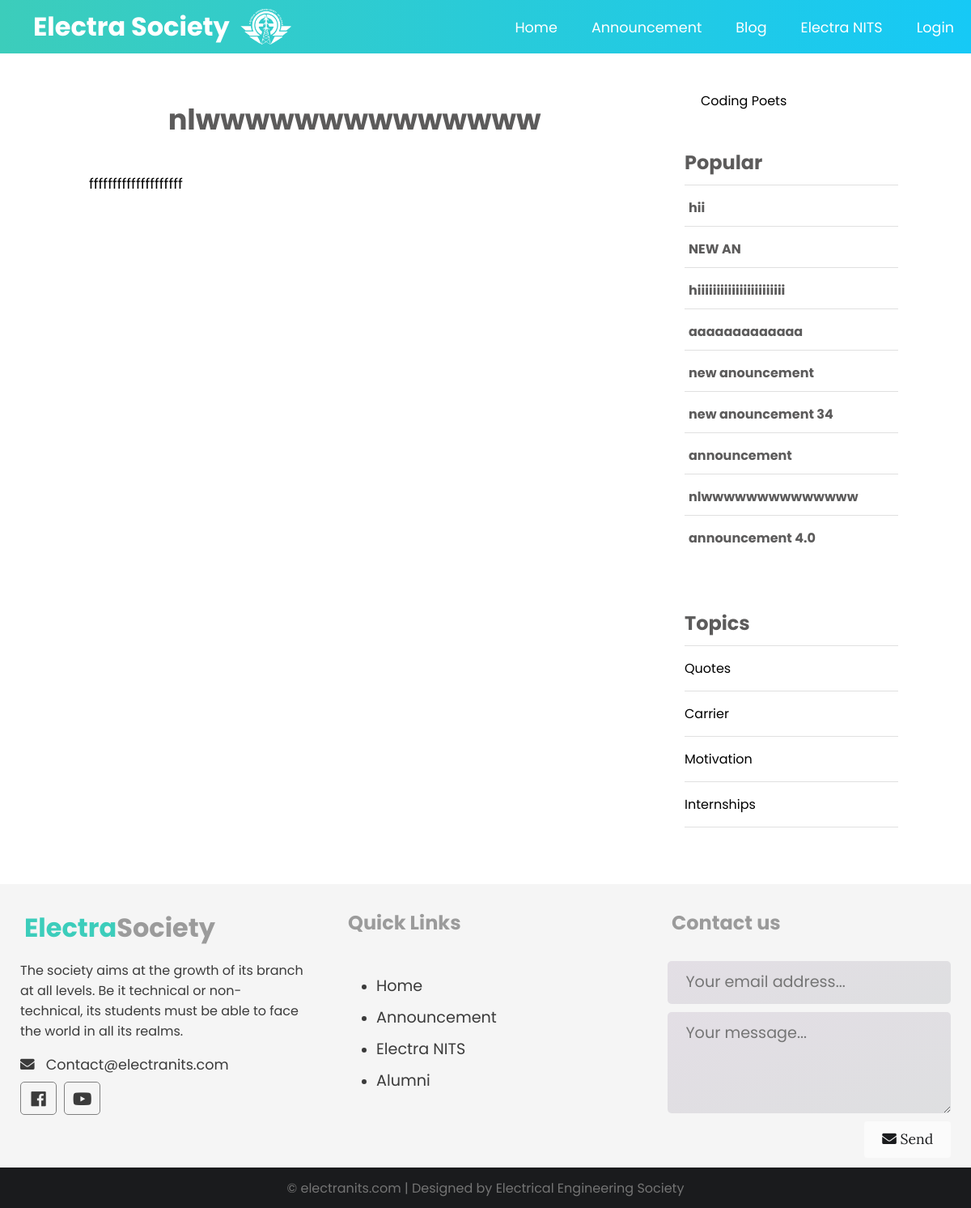
Screenshot of /announce_single.php?id=34 with the database file from the repository.
### tables this page shows
CREATE TABLE `announcements` (
  `id` int(11) NOT NULL,
  `user_id` int(11) NOT NULL,
  `topic_id` int(11) DEFAULT NULL,
  `title` varchar(255) NOT NULL,
  `body` text NOT NULL,
  `published` tinyint(4) NOT NULL,
  `created_at` datetime NOT NULL DEFAULT current_timestamp()
);

CREATE TABLE `topics` (
  `id` int(11) NOT NULL,
  `name` varchar(100) NOT NULL,
  `description` text NOT NULL
);

### app/database/db.php (called while the page is built, shortened)
<?php
require('connect.php');
function executeQuery($sql, $data)
{
    global $conn;
    $stmt = $conn->prepare($sql);
    $values = array_values($data);
    $types = str_repeat('s', count($values));
    $stmt->bind_param($types, ...$values);
    $stmt->execute();
    return $stmt;
}
function selectAll($table, $conditions = [])
{
    global $conn;
    $sql = "SELECT * FROM $table";
    if (empty($conditions)) {
        $stmt = $conn->prepare($sql);
        $stmt->execute();
        $records = $stmt->get_result()->fetch_all(MYSQLI_ASSOC);
        return $records;
    } else {
        $i = 0;
        foreach ($conditions as $key => $value) {
            if ($i === 0) {
                $sql = $sql . " WHERE $key=?";
            } else {
                $sql = $sql . " AND $key=?";
            }
            $i++;
        }
        $stmt = executeQuery($sql, $conditions);
        $records = $stmt->get_result()->fetch_all(MYSQLI_ASSOC);
        return $records;
    }
}
function selectOne($table, $conditions)
{
    $sql = "SELECT * FROM $table";
    $i = 0;
    foreach ($conditions as $key => $value) {
        if ($i === 0) {
            $sql = $sql . " WHERE $key=?";
        } else {
            $sql = $sql . " AND $key=?";
        }
        $i++;
    }
    $sql = $sql . " LIMIT 1";
    $stmt = executeQuery($sql, $conditions);
    $records = $stmt->get_result()->fetch_assoc();
    return $records;
}

### app/controllers/announcement.php (called while the page is built, shortened)
<?php
include(ROOT_PATH . "/app/database/db.php");
$table = 'announcements';
$topics = selectAll('topics');
if (isset($_GET['id'])) {
    $post = selectOne($table, ['id' => $_GET['id']]);
}

### announce_single.php (the view, shortened to what this page needs)
<?php include(ROOT_PATH . '/app/controllers/announcement.php');
if (isset($_GET['id'])) {
  $post = selectOne('announcements', ['id' => $_GET['id']]);
}
$topics = selectAll('topics');
$announcements = selectAll('announcements', ['published' => 1]);
?>
<!DOCTYPE html>
<html lang="en">
<head>
  <link rel="stylesheet" href="https://use.fontawesome.com/releases/v5.7.2/css/all.css"
>
  <link rel="stylesheet" href="assets/css/style.css">
</head>
<body>
  <?php include(ROOT_PATH . "/app/includes/header.php"); ?>
  <div class="page-wrapper">
    <div class="content clearfix">
      <div class="main-content-wrapper">
        <div class="main-content single">
          <h1 class="post-title"><?php echo $post['title']; ?></h1>
          <div class="post-content">
            <?php echo html_entity_decode($post['body']); ?>
          </div>
        </div>
      </div>
      <div class="sidebar single">
        <div class="fb-page" data-href="https://www.facebook.com/electra.nits" data-small-header="false"
          data-adapt-container-width="true" data-hide-cover="false" data-show-facepile="true">
          <blockquote cite="https://www.facebook.com/electra.nits" class="fb-xfbml-parse-ignore"><a
              href="https://www.facebook.com/electra.nits">Coding Poets</a></blockquote>
        </div>
        <div class="section popular">
          <h2 class="section-title">Popular</h2>
          <?php foreach ($announcements as $p): ?>
            <div class="post clearfix">
              <a href="" class="title">
                <h4><?php echo $p['title'] ?></h4>
              </a>
            </div>
          <?php endforeach; ?>
        </div>
        <div class="section topics">
          <h2 class="section-title">Topics</h2>
          <ul>
            <?php foreach ($topics as $topic): ?>
              <li><a href="<?php echo BASE_URL . '/index.php?t_id=' . $topic['id'] . '&name=' . $topic['name'] ?>"><?php echo $topic['name']; ?></a></li>
            <?php endforeach; ?>
          </ul>
        </div>
      </div>
    </div>
  </div>
  <?php include(ROOT_PATH . "/app/includes/footer.php"); ?>
</body>
</html>

### assets/css/style.css (style rules this page uses)
* { box-sizing: border-box; }
html, body { height: 100%; padding: 0px; margin: 0px; font-family: 'Poppins', sans-serif; }
h1, h2, h3, h4, h5, h6 { font-family: 'Poppins', sans-serif; color: #5c5b5b; margin: 5px; }
a { text-decoration: none; color: inherit; }
.clearfix::after { content: ""; display: block; clear: both; }
.page-wrapper { min-height: 100%; }
.content { width: 90%; margin: 30px auto 30px; }
.content .main-content { width: 70%; float: left; }
.content .main-content.single { background: white; padding: 20px 50px; font-size: 1.1em; border-radius: 5px; }
.content .main-content.single .post-title { text-align: center; margin-bottom: 40px; }
.content .popular .post { border-top: 1px solid #e0e0e0; margin-top: 10px; padding-top: 10px; }
.content .sidebar { width: 30%; float: left; }
.content .sidebar.single { padding: 0px 10px; }
.content .sidebar .section { background: white; padding: 20px; border-radius: 5px; margin-bottom: 20px; }
.content .sidebar .section .section-title { margin: 10px 0px 10px 0px; }
.content .sidebar .section.topics ul { margin: 0px; padding: 0px; list-style: none; border-top: 1px solid #e0e0e0; }
.content .sidebar .section.topics ul li a { display: block; padding: 15px 0px 15px 0px; border-bottom: 1px solid #e0e0e0; transition: all 0.3s; }

### rows the page displays
announcements: title "nlwwwwwwwwwwwwww", body "ffffffffffffffffffff"
announcements: title "hii"
announcements: title "NEW AN"
announcements: title "hiiiiiiiiiiiiiiiiiiiiiii"
announcements: title "aaaaaaaaaaaaa"
announcements: title "new anouncement"
announcements: title "new anouncement 34"
announcements: title "announcement"
announcements: title "announcement 4.0"
topics: name "Quotes"
topics: name "Carrier"
topics: name "Motivation"
topics: name "Internships"
